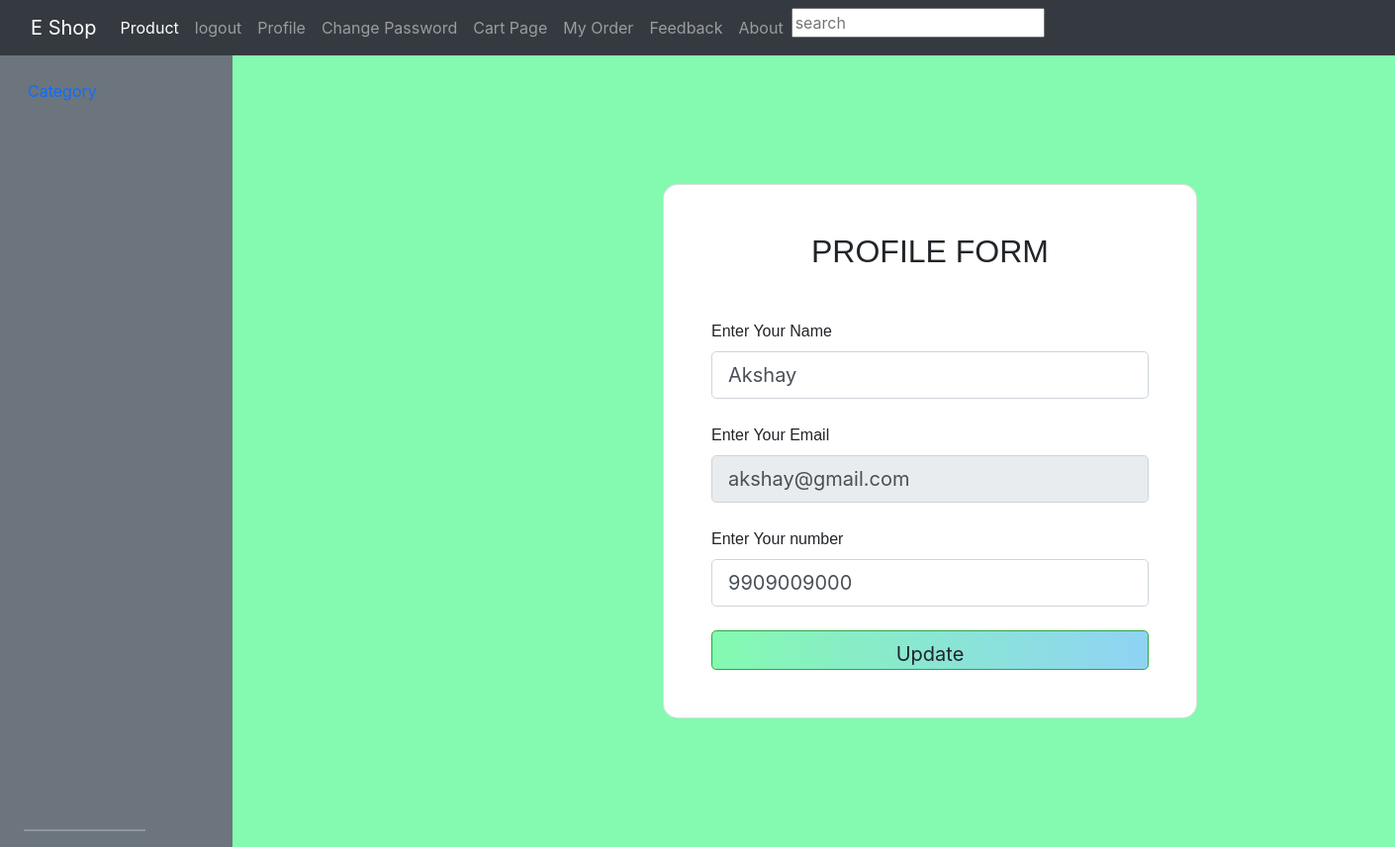
Screenshot of /Profile/ (signed in) with the database file from the repository.
### app1/models.py (models this page shows)
class Register(models.Model):
    name = models.CharField(max_length=200)
    email = models.EmailField()
    contact=models.IntegerField()
    img=models.ImageField(upload_to="images")
    password=models.CharField(max_length=15)

### app1/views.py (the view)
# urls.py: path('Profile/',Profile,name="Profile"),
def Profile(request):
    if 'user' in request.session:
        data=request.session['user']
        a=Register.objects.get(email=request.session['user'])
        print("data123",a)
        if request.method=="POST":
            a.name=request.POST['name']
            a.contact=request.POST['contact']
            a.save()
            return redirect('Profile')
        return render(request,'profile.html',{'a':a,'data':data})
    else:
        return redirect('login')

### app1/templates/profile.html (shortened to what this page needs)
{% extends 'base.html' %}
{% block content %}
<!DOCTYPE html>
<html lang="en">
<head>
    <link rel="stylesheet" href="https://cdn.jsdelivr.net/npm/bootstrap@4.0.0/dist/css/bootstrap.min.css">
</head>
<body>
    <section class="vh-100 bg-image"
    <div class="mask d-flex align-items-center h-100 gradient-custom-3">
      <div class="container h-100">
        <div class="row d-flex justify-content-center align-items-center h-100">
          <div class="col-12 col-md-9 col-lg-7 col-xl-6">
            <div class="card" style="border-radius: 15px;">
              <div class="card-body p-5">
                <h2 class="text-uppercase text-center mb-5" style = "font-family: Verdana, Geneva, Tahoma, sans-serif;">Profile Form</h2>
                <form method="post" >
                  <div class="form-outline mb-4">
                    <label class="form-label" for="form3Example1cg" style = "font-family: Arial, Helvetica, sans-serif;">Enter Your Name</label>
                    <input type="text" name="name" value={{a.name}} id="form3Example1cg" class="form-control form-control-lg"/>
                  </div>
                  <div class="form-outline mb-4">
                    <label class="form-label" for="form3Example3cg" style = "font-family: Arial, Helvetica, sans-serif;">Enter Your Email</label>
                    <input type="email" name="email" value={{a.email}} id="form3Example3cg" class="form-control form-control-lg" readonly/>
                  </div>
                  <div class="form-outline mb-4">
                    <label class="form-label" for="form3Example3cg" style = "font-family: Arial, Helvetica, sans-serif;">Enter Your number</label>
                    <input type="number" name="contact" value={{a.contact}} id="form3Example4cdg" class="form-control form-control-lg" />
                  </div>
                  <div class="d-flex justify-content-center">
                    <button type="submit"
                      class="btn btn-success btn-block btn-lg gradient-custom-4 text-body">Update</button>
                  </div>
                </form>
              </div>
            </div>
          </div>
        </div>
      </div>
    </div>
</body>
</html>
{% endblock  %}

### app1/static/css/cart.css (style rules this page uses)
.btn { width: 40px; height: 40px; border-radius: 50%; background-color: #d9d9d9; display: flex; justify-content: center; align-items: center; font-size: 20px; font-family: 'Open Sans'; font-weight: 900; color: #202020; cursor: pointer; }

### app1/templates/profile.html (style rules this page uses)
.gradient-custom-4 { background: #84fab0; background: -webkit-linear-gradient(to right, rgba(132, 250, 176, 1), rgba(143, 211, 244, 1)); background: linear-gradient(to right, rgba(132, 250, 176, 1), rgba(143, 211, 244, 1)) }
body { background-color: #84fab0; }

### rows the page displays
Register: name "Akshay", email "akshay@gmail.com", contact "9909009000"
